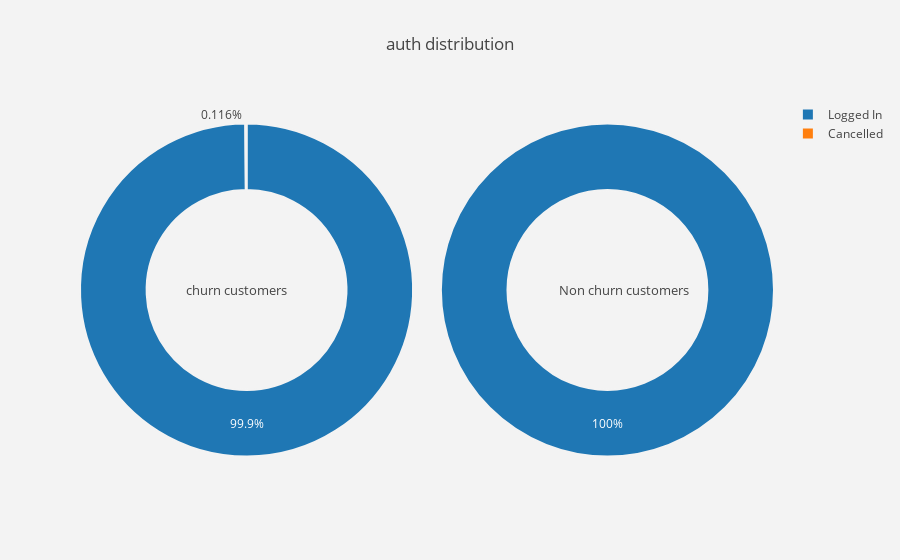

The notebook cell saved with this chart:
### Code cell
plot_pie('auth')

### Figure 1 — Plotly figure (JSON) as saved in the notebook; plotly's stock layout.template omitted (floating-point values rounded to 4 significant figures)
{"data": [{"domain": {"x": [0, 0.48]}, "hole": 0.6, "hoverinfo": "label+percent+name", "labels": ["Logged In", "Cancelled"], "marker": {"line": {"color": "rgb(243,243,243)", "width": 2}}, "name": "Churn Customers", "type": "pie", "values": [44812, 52]}, {"domain": {"x": [0.52, 1]}, "hole": 0.6, "hoverinfo": "label+percent+name", "labels": ["Logged In"], "marker": {"line": {"color": "rgb(243,243,243)", "width": 2}}, "name": "Non churn customers", "type": "pie", "values": [233290]}], "layout": {"annotations": [{"font": {"size": 13}, "showarrow": false, "text": "churn customers", "x": 0.15, "y": 0.5}, {"font": {"size": 13}, "showarrow": false, "text": "Non churn customers", "x": 0.88, "y": 0.5}], "paper_bgcolor": "rgb(243,243,243)", "plot_bgcolor": "rgb(243,243,243)", "title": "auth distribution"}}
